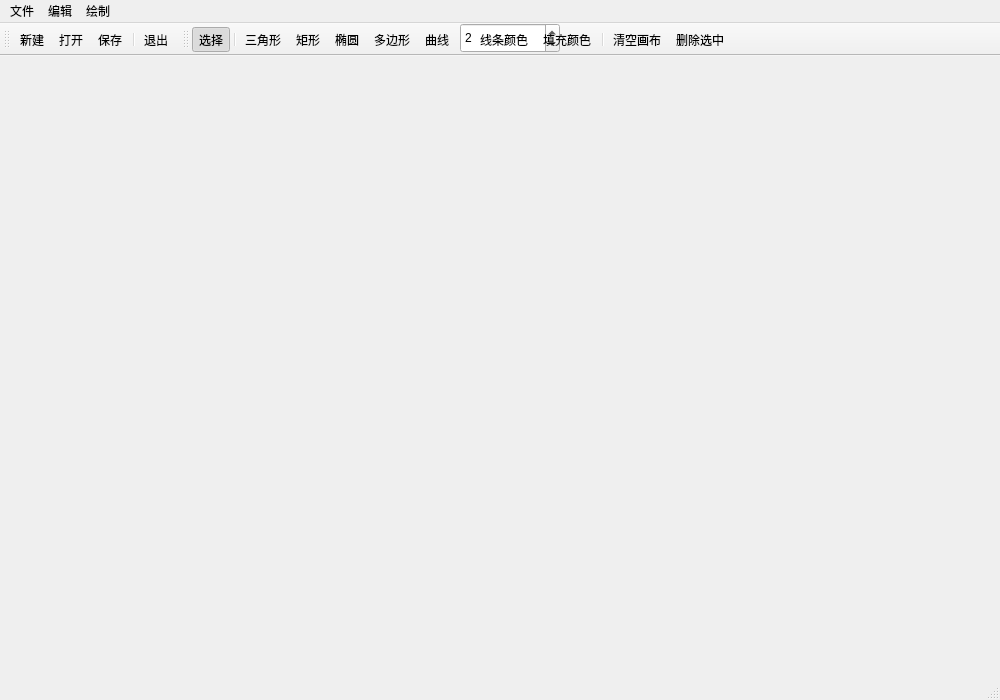
<?xml version="1.0" encoding="UTF-8"?>
<ui version="4.0">
 <class>MainWindow</class>
 <widget class="QMainWindow" name="MainWindow">
  <property name="geometry">
   <rect>
    <x>0</x>
    <y>0</y>
    <width>1000</width>
    <height>700</height>
   </rect>
  </property>
  <property name="windowTitle">
   <string>EasyPicture 2026</string>
  </property>
  <widget class="QWidget" name="centralWidget">
   <layout class="QVBoxLayout" name="centralLayout"/>
  </widget>
  <widget class="QMenuBar" name="menuBar">
   <property name="geometry">
    <rect>
     <x>0</x>
     <y>0</y>
     <width>1000</width>
     <height>23</height>
    </rect>
   </property>
   <widget class="QMenu" name="menuFile">
    <property name="title">
     <string>文件</string>
    </property>
    <addaction name="actionNew"/>
    <addaction name="actionOpen"/>
    <addaction name="actionSave"/>
    <addaction name="separator"/>
    <addaction name="actionExit"/>
   </widget>
   <widget class="QMenu" name="menuEdit">
    <property name="title">
     <string>编辑</string>
    </property>
    <addaction name="actionClearCanvas"/>
    <addaction name="actionDeleteSelected"/>
   </widget>
   <widget class="QMenu" name="menuDraw">
    <property name="title">
     <string>绘制</string>
    </property>
    <addaction name="actionSelect"/>
    <addaction name="separator"/>
    <addaction name="actionTriangle"/>
    <addaction name="actionRectangle"/>
    <addaction name="actionEllipse"/>
    <addaction name="actionPolygon"/>
    <addaction name="actionCurve"/>
   </widget>
   <addaction name="menuFile"/>
   <addaction name="menuEdit"/>
   <addaction name="menuDraw"/>
  </widget>
  <widget class="QToolBar" name="mainToolBar">
   <property name="windowTitle">
    <string>文件操作</string>
   </property>
   <addaction name="actionNew"/>
   <addaction name="actionOpen"/>
   <addaction name="actionSave"/>
   <addaction name="separator"/>
   <addaction name="actionExit"/>
  </widget>
  <widget class="QToolBar" name="drawToolBar">
   <property name="windowTitle">
    <string>绘制工具</string>
   </property>
   <addaction name="actionSelect"/>
   <addaction name="separator"/>
   <addaction name="actionTriangle"/>
   <addaction name="actionRectangle"/>
   <addaction name="actionEllipse"/>
   <addaction name="actionPolygon"/>
   <addaction name="actionCurve"/>
  </widget>
  <widget class="QToolBar" name="propertyToolBar">
   <property name="windowTitle">
    <string>属性设置</string>
   </property>
   <addaction name="actionPenColor"/>
   <addaction name="actionFillColor"/>
   <widget class="QSpinBox" name="penWidthSpinBox">
    <property name="minimum">
     <number>1</number>
    </property>
    <property name="maximum">
     <number>20</number>
    </property>
    <property name="value">
     <number>2</number>
    </property>
    <property name="fixedWidth">
     <number>60</number>
    </property>
   </widget>
   <addaction name="separator"/>
   <addaction name="actionClearCanvas"/>
   <addaction name="actionDeleteSelected"/>
  </widget>
  <widget class="QStatusBar" name="statusBar"/>
  <action name="actionNew">
   <property name="text">
    <string>新建</string>
   </property>
   <property name="shortcut">
    <string>Ctrl+N</string>
   </property>
  </action>
  <action name="actionOpen">
   <property name="text">
    <string>打开</string>
   </property>
   <property name="shortcut">
    <string>Ctrl+O</string>
   </property>
  </action>
  <action name="actionSave">
   <property name="text">
    <string>保存</string>
   </property>
   <property name="shortcut">
    <string>Ctrl+S</string>
   </property>
  </action>
  <action name="actionExit">
   <property name="text">
    <string>退出</string>
   </property>
   <property name="shortcut">
    <string>Ctrl+Q</string>
   </property>
  </action>
  <action name="actionSelect">
   <property name="text">
    <string>选择</string>
   </property>
   <property name="checkable">
    <bool>true</bool>
   </property>
   <property name="checked">
    <bool>true</bool>
   </property>
  </action>
  <action name="actionTriangle">
   <property name="text">
    <string>三角形</string>
   </property>
   <property name="checkable">
    <bool>true</bool>
   </property>
  </action>
  <action name="actionRectangle">
   <property name="text">
    <string>矩形</string>
   </property>
   <property name="checkable">
    <bool>true</bool>
   </property>
  </action>
  <action name="actionEllipse">
   <property name="text">
    <string>椭圆</string>
   </property>
   <property name="checkable">
    <bool>true</bool>
   </property>
  </action>
  <action name="actionPolygon">
   <property name="text">
    <string>多边形</string>
   </property>
   <property name="checkable">
    <bool>true</bool>
   </property>
  </action>
  <action name="actionCurve">
   <property name="text">
    <string>曲线</string>
   </property>
   <property name="checkable">
    <bool>true</bool>
   </property>
  </action>
  <action name="actionPenColor">
   <property name="text">
    <string>线条颜色</string>
   </property>
  </action>
  <action name="actionFillColor">
   <property name="text">
    <string>填充颜色</string>
   </property>
  </action>
  <action name="actionClearCanvas">
   <property name="text">
    <string>清空画布</string>
   </property>
  </action>
  <action name="actionDeleteSelected">
   <property name="text">
    <string>删除选中</string>
   </property>
   <property name="shortcut">
    <string>Delete</string>
   </property>
  </action>
 </widget>
 <layoutdefault spacing="6" margin="11"/>
 <resources/>
 <connections>
  <connection>
   <sender>actionNew</sender>
   <signal>triggered()</signal>
   <receiver>MainWindow</receiver>
   <slot>on_actionNew_triggered()</slot>
  </connection>
  <connection>
   <sender>actionOpen</sender>
   <signal>triggered()</signal>
   <receiver>MainWindow</receiver>
   <slot>on_actionOpen_triggered()</slot>
  </connection>
  <connection>
   <sender>actionSave</sender>
   <signal>triggered()</signal>
   <receiver>MainWindow</receiver>
   <slot>on_actionSave_triggered()</slot>
  </connection>
  <connection>
   <sender>actionExit</sender>
   <signal>triggered()</signal>
   <receiver>MainWindow</receiver>
   <slot>on_actionExit_triggered()</slot>
  </connection>
  <connection>
   <sender>actionSelect</sender>
   <signal>triggered()</signal>
   <receiver>MainWindow</receiver>
   <slot>on_actionSelect_triggered()</slot>
  </connection>
  <connection>
   <sender>actionTriangle</sender>
   <signal>triggered()</signal>
   <receiver>MainWindow</receiver>
   <slot>on_actionTriangle_triggered()</slot>
  </connection>
  <connection>
   <sender>actionRectangle</sender>
   <signal>triggered()</signal>
   <receiver>MainWindow</receiver>
   <slot>on_actionRectangle_triggered()</slot>
  </connection>
  <connection>
   <sender>actionEllipse</sender>
   <signal>triggered()</signal>
   <receiver>MainWindow</receiver>
   <slot>on_actionEllipse_triggered()</slot>
  </connection>
  <connection>
   <sender>actionPolygon</sender>
   <signal>triggered()</signal>
   <receiver>MainWindow</receiver>
   <slot>on_actionPolygon_triggered()</slot>
  </connection>
  <connection>
   <sender>actionCurve</sender>
   <signal>triggered()</signal>
   <receiver>MainWindow</receiver>
   <slot>on_actionCurve_triggered()</slot>
  </connection>
  <connection>
   <sender>actionPenColor</sender>
   <signal>triggered()</signal>
   <receiver>MainWindow</receiver>
   <slot>on_actionPenColor_triggered()</slot>
  </connection>
  <connection>
   <sender>actionFillColor</sender>
   <signal>triggered()</signal>
   <receiver>MainWindow</receiver>
   <slot>on_actionFillColor_triggered()</slot>
  </connection>
  <connection>
   <sender>penWidthSpinBox</sender>
   <signal>valueChanged(int)</signal>
   <receiver>MainWindow</receiver>
   <slot>on_penWidthSpinBox_valueChanged(int)</slot>
  </connection>
  <connection>
   <sender>actionClearCanvas</sender>
   <signal>triggered()</signal>
   <receiver>MainWindow</receiver>
   <slot>on_actionClearCanvas_triggered()</slot>
  </connection>
  <connection>
   <sender>actionDeleteSelected</sender>
   <signal>triggered()</signal>
   <receiver>MainWindow</receiver>
   <slot>on_actionDeleteSelected_triggered()</slot>
  </connection>
 </connections>
</ui>
